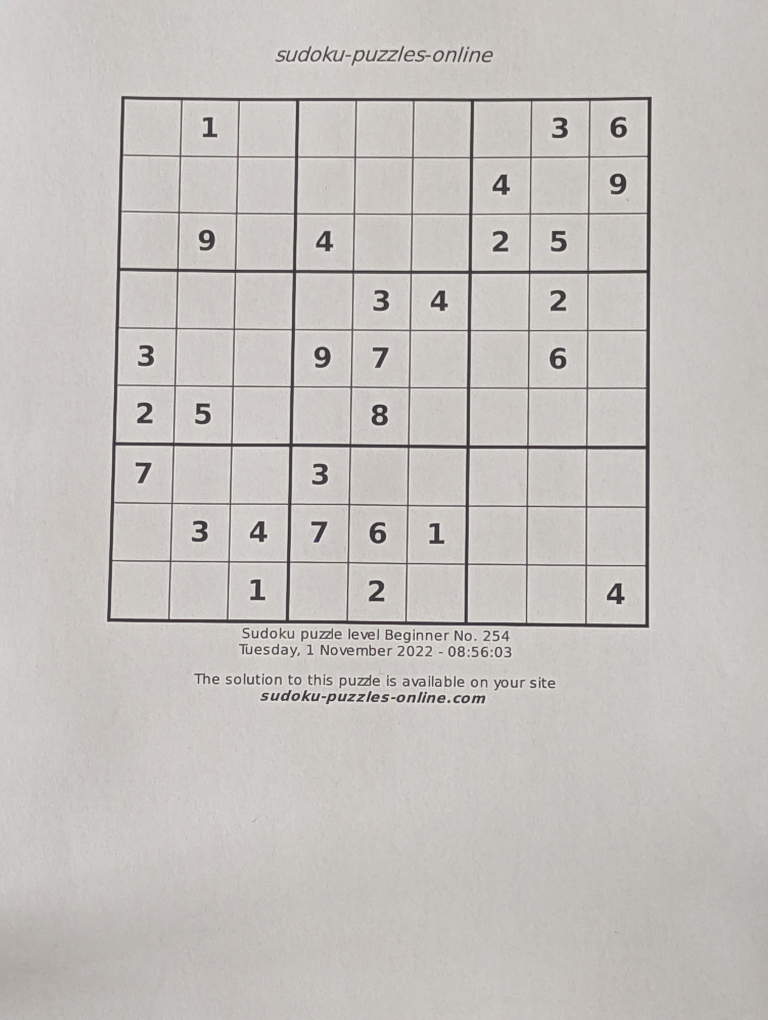
#> input picture Anul III/Semestrul I/CAVA/laborator/Laborator 6/data/train/02.jpg, 3072 x 4080 px (shown at 1/4 size); its folder holds only this picture in this run
$ jupyter execute --allow-errors 'Laborator 6 -Solutie.ipynb'
#> lines starting #> are read from the running program, lines starting #| are printed output that depends on the picture; after the words box and inside, x2 and y2 are one past the last pixel; in counts of white or black regions, pixels touching at a corner belong together
[cell 1]
import cv2 as cv
import numpy as np
import os

[cell 2]
def show_image(title,image):
    image=cv.resize(image,(0,0),fx=0.3,fy=0.3)
    cv.imshow(title,image)
    cv.waitKey(0)
    cv.destroyAllWindows()

[cell 3]
def extrage_careu(image):
    image = cv.cvtColor(image,cv.COLOR_BGR2GRAY)
    image_m_blur = cv.medianBlur(image,3)
    image_g_blur = cv.GaussianBlur(image_m_blur, (0, 0), 5)
    image_sharpened = cv.addWeighted(image_m_blur, 1.2, image_g_blur, -0.8, 0)
    #show_image('image_sharpened',image_sharpened)
    _, thresh = cv.threshold(image_sharpened, 30, 255, cv.THRESH_BINARY)

    kernel = np.ones((3, 3), np.uint8)
    thresh = cv.erode(thresh, kernel)
    #show_image('image_thresholded',thresh)

    edges =  cv.Canny(thresh ,200,400)
    #show_image('edges',edges)
    contours, _ = cv.findContours(edges,  cv.RETR_EXTERNAL, cv.CHAIN_APPROX_SIMPLE)
    max_area = 0

    for i in range(len(contours)):
        if(len(contours[i]) >3):
            possible_top_left = None
            possible_bottom_right = None
            for point in contours[i].squeeze():
                if possible_top_left is None or point[0] + point[1] < possible_top_left[0] + possible_top_left[1]:
                    possible_top_left = point

                if possible_bottom_right is None or point[0] + point[1] > possible_bottom_right[0] + possible_bottom_right[1] :
                    possible_bottom_right = point

            diff = np.diff(contours[i].squeeze(), axis = 1)
            possible_top_right = contours[i].squeeze()[np.argmin(diff)]
            possible_bottom_left = contours[i].squeeze()[np.argmax(diff)]
            if cv.contourArea(np.array([[possible_top_left],[possible_top_right],[possible_bottom_right],[possible_bottom_left]])) > max_area:
                max_area = cv.contourArea(np.array([[possible_top_left],[possible_top_right],[possible_bottom_right],[possible_bottom_left]]))
                top_left = possible_top_left
                bottom_right = possible_bottom_right
                top_right = possible_top_right
                bottom_left = possible_bottom_left

    width = 810
    height = 810

    image_copy = cv.cvtColor(image.copy(),cv.COLOR_GRAY2BGR)
    cv.circle(image_copy,tuple(top_left),20,(0,0,255),-1)
    cv.circle(image_copy,tuple(top_right),20,(0,0,255),-1)
    cv.circle(image_copy,tuple(bottom_left),20,(0,0,255),-1)
    cv.circle(image_copy,tuple(bottom_right),20,(0,0,255),-1)
    #show_image("detected corners",image_copy)

    puzzle = np.array([top_left,top_right,bottom_right,bottom_left], dtype = "float32")
    destination_of_puzzle = np.array([[0,0],[width,0],[width,height],[0,height]], dtype = "float32")

    M = cv.getPerspectiveTransform(puzzle,destination_of_puzzle)

    result = cv.warpPerspective(image, M, (width, height))
    result = cv.cvtColor(result,cv.COLOR_GRAY2BGR)

    return result

[cell 4]
lines_horizontal=[]
for i in range(0,811,90):
    l=[]
    l.append((0,i))
    l.append((809,i))
    lines_horizontal.append(l)

[cell 5]
lines_vertical=[]
for i in range(0,811,90):
    l=[]
    l.append((i,0))
    l.append((i,809))
    lines_vertical.append(l)

[cell 6]
files=os.listdir('data/train')
for file in files:
    if file[-3:]=='jpg':
        img = cv.imread('data/train/'+file)
#> img is the input picture: shape (4080, 3072, 3); mean B, G, R 189.7, 193.3, 197.1
        result=extrage_careu(img)
#> in extrage_careu, `_, thresh = cv.threshold(image_sharpened, 30, 255, cv.THRESH_BINARY)`:
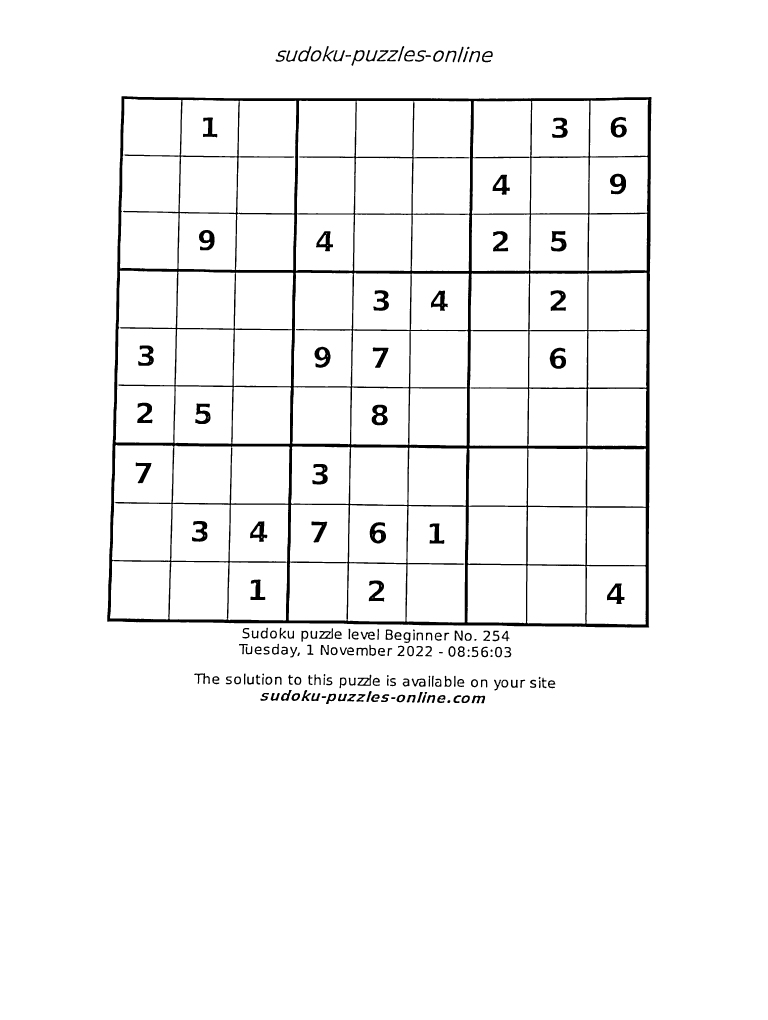
#> thresh: shape (4080, 3072) (shown at 1/4 size); 96.3% white; 183 black regions, largest, box (x1, y1, x2, y2) and area: (429, 385, 2606, 2510) 320425, (1487, 1619, 1551, 1701) 3175, (1479, 2089, 1544, 2174) 3113
#> in extrage_careu, `edges =  cv.Canny(thresh ,200,400)`:
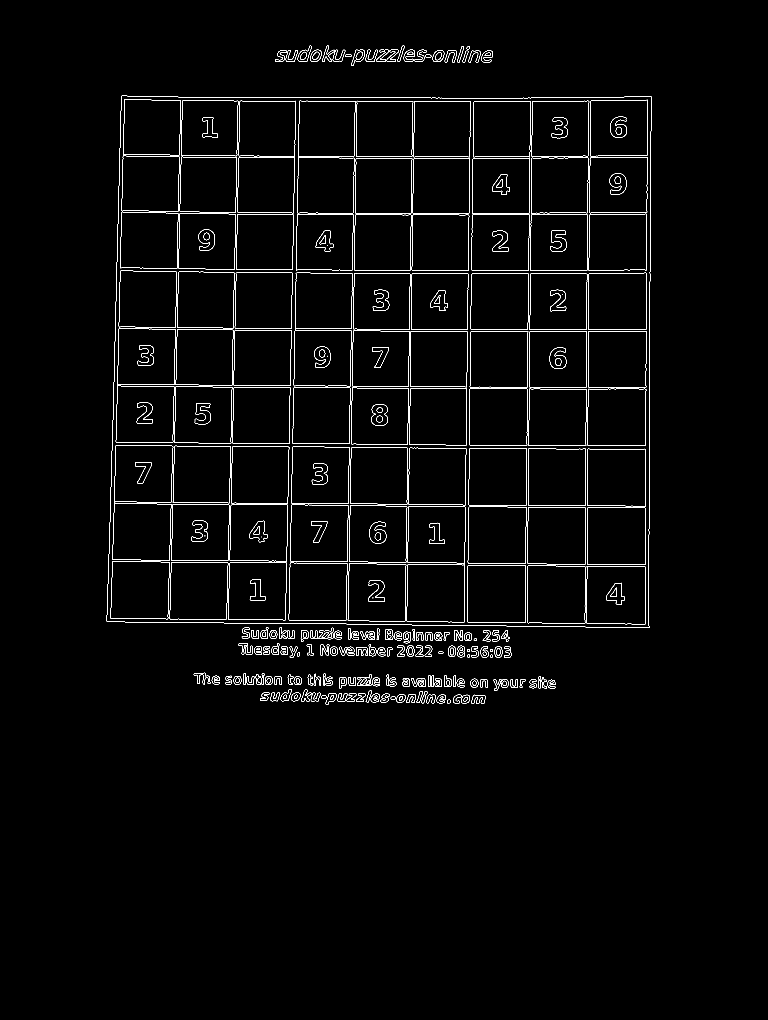
#> edges: shape (4080, 3072) (shown at 1/4 size); 0.95% white in thin lines or dots, all inside (x1, y1, x2, y2) = (427, 182, 2607, 2817)
#> in extrage_careu, `contours, _ = cv.findContours(edges,  cv.RETR_EXTERNAL, cv.CHAIN_APPRO..`: contours = 163 contours, 13 with area under 20; largest, box (x1, y1, x2, y2) and area: (427, 383, 2607, 2511) 4514904, (1404, 199, 1459, 264) 1883, (1191, 183, 1246, 248) 1875, (1428, 2697, 1486, 2744) 1766, (1731, 200, 1777, 248) 1654
#> the loop in extrage_careu, `for i in range(len(contours)):` made 163 passes
#> (max_area, top_left, bottom_right, top_right, bottom_left) on passes 1, 2, 5, 6, 42, 67: (120, [1791, 2800], [1800, 2811], [1801, 2800], [1789, 2812]), (136, [1564, 2788], [1580, 2796], [1582, 2788], [1564, 2796]), (144, [1286, 2784], [1303, 2792], [1305, 2784], [1286, 2792]), (1487.5, [1896, 2780], [1936, 2813], [1940, 2783], [1885, 2812]), (1534.5, [1647, 2713], [1702, 2746], [1699, 2715], [1656, 2745]), (2090, [1430, 2710], [1483, 2743], [1485, 2698], [1429, 2742])
#> after the loop in extrage_careu, `for i in range(len(contours)):`: bottom_left = [428, 2487]; bottom_right = [2597, 2510]; max_area = 4532814; top_left = [485, 384]; top_right = [2606, 387]
#> in extrage_careu, `puzzle = np.array([top_left,top_right,bottom_right,bottom_left], dtype..`: puzzle = [[485, 384], [2606, 387], [2597, 2510], [428, 2487]]
#> in extrage_careu, `M = cv.getPerspectiveTransform(puzzle,destination_of_puzzle)`: M = [[0.388, 0.0105, -192.1], [-0.000561, 0.396, -151.9], [4.38e-06, 1.1e-05, 1]]
        for line in  lines_vertical :
            cv.line(result, line[0], line[1], (0, 255, 0), 5)
#> result: shape (810, 810, 3); mean B, G, R 178.8, 198.6, 178.8
        for line in  lines_horizontal :
            cv.line(result, line[0], line[1], (0, 0, 255), 5)
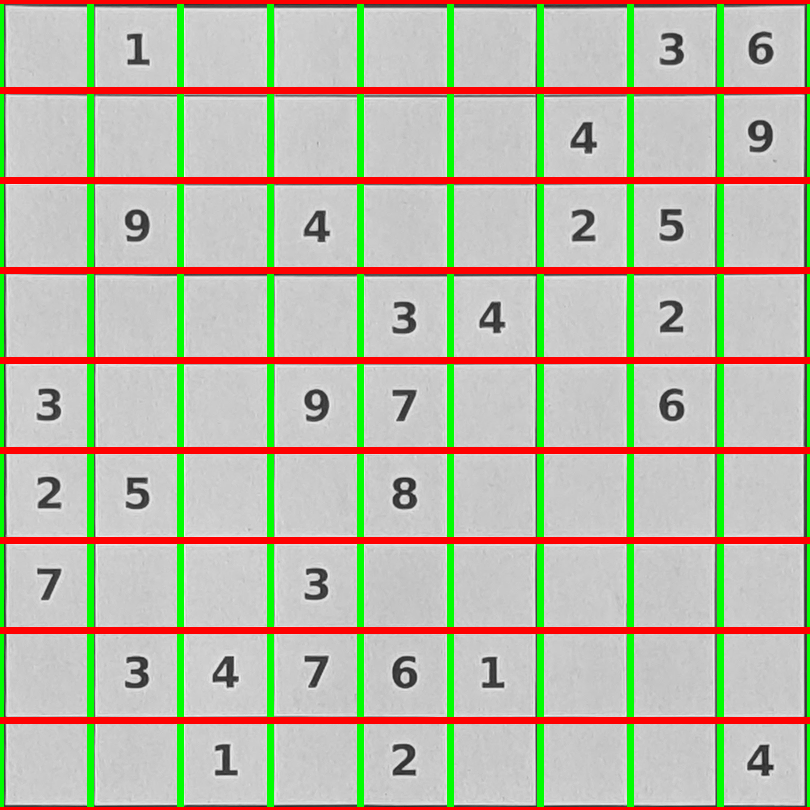
#> result: shape (810, 810, 3); mean B, G, R 167.4, 185.7, 187.2
        show_image('img',result)

[cell 7]
def determina_configuratie_careu_ox(thresh,lines_horizontal,lines_vertical):
    matrix = np.empty((9,9), dtype='str')
    for i in range(len(lines_horizontal)-1):
        for j in range(len(lines_vertical)-1):
            y_min = lines_vertical[j][0][0] + 20
            y_max = lines_vertical[j + 1][1][0] - 20
            x_min = lines_horizontal[i][0][1] + 20
            x_max = lines_horizontal[i + 1][1][1] - 20
            patch = thresh[x_min:x_max, y_min:y_max].copy()
            Medie_patch=np.mean(patch)
            if Medie_patch>0:
                matrix[i][j]='x'
            else:
                matrix[i][j]='o'
    return matrix

[cell 8]
def vizualizare_configuratie(result,matrix,lines_horizontal,lines_vertical):
    for i in range(len(lines_horizontal) - 1):
        for j in range(len(lines_vertical) - 1):
            y_min = lines_vertical[j][0][0]
            y_max = lines_vertical[j + 1][1][0]
            x_min = lines_horizontal[i][0][1]
            x_max = lines_horizontal[i + 1][1][1]
            if matrix[i][j] == 'x':
                cv.rectangle(result, (y_min, x_min), (y_max, x_max), color=(255, 0, 0), thickness=5)

[cell 9]
files=os.listdir('data/train')
for file in files:
    if file[-3:]=='jpg':
        img = cv.imread('data/train/'+file)
        result=extrage_careu(img)
#> the loop in extrage_careu (call 2), `for i in range(len(contours)):` made 163 passes
        _, thresh = cv.threshold(result, 100, 255, cv.THRESH_BINARY_INV)
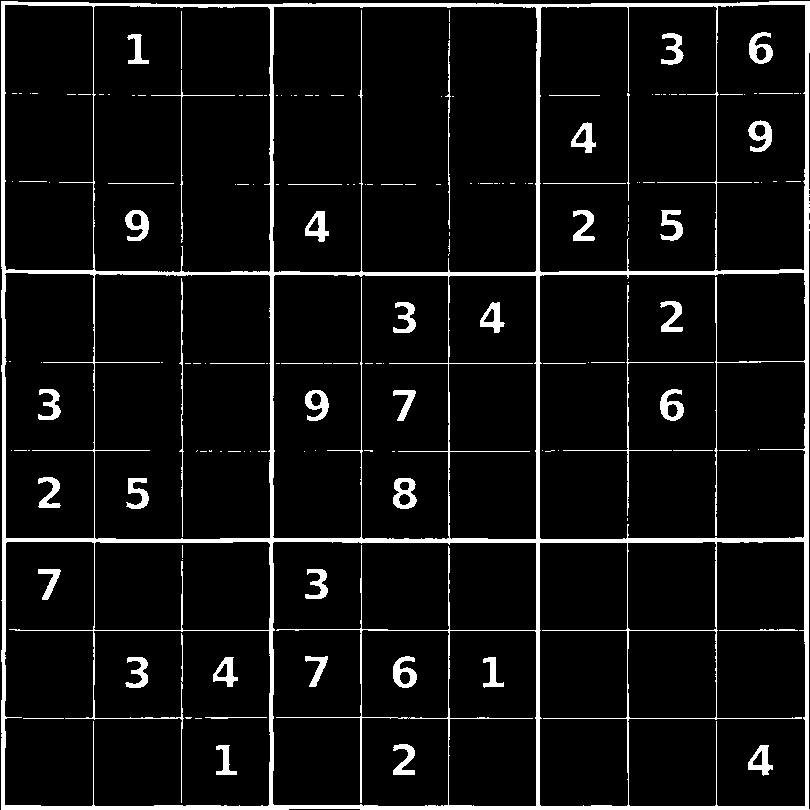
#> thresh: shape (810, 810, 3); 7.1% white; 163 white regions (109 under 20 px), largest, box (x1, y1, x2, y2) and area: (1, 1, 810, 810) 33200, (563, 285, 714, 516) 543, (393, 478, 417, 509) 443
        matrice=determina_configuratie_careu_ox(thresh,lines_horizontal,lines_vertical)
        vizualizare_configuratie(result,matrice,lines_horizontal,lines_vertical)
#> after the loop in vizualizare_configuratie, `for i in range(len(lines_horizontal) - 1):`:
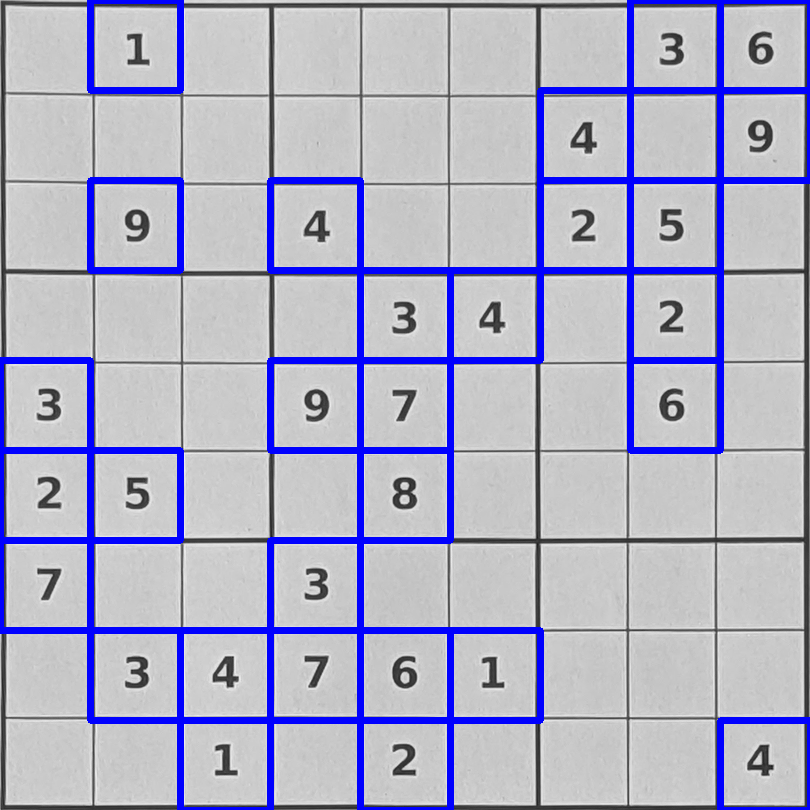
#> result: shape (810, 810, 3); mean B, G, R 198.7, 177.3, 177.3
        show_image('img',result)
#> call 2 of show_image, with title = 'img'
#> in show_image (call 2), `image=cv.resize(image,(0,0),fx=0.3,fy=0.3)`:
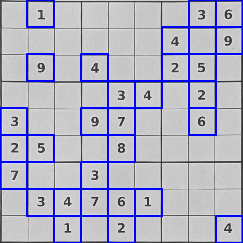
#> image: shape (243, 243, 3); mean of channels 0, 1, 2 198.2, 177.7, 177.7; drawn as B, G, R

[cell 10]
def clasifica_cifra(patch):
        maxi=-np.inf
        poz=-1
        for j in range(1,10):
            img_template=cv.imread('templates/'+str(j)+'.jpg')
            img_template= cv.cvtColor(img_template,cv.COLOR_BGR2GRAY)
            corr = cv.matchTemplate(patch,img_template,  cv.TM_CCOEFF_NORMED)
            corr=np.max(corr)
            if corr>maxi:
                maxi=corr
                poz=j
        return poz

[cell 11]
def determina_configuratie_careu_ocifre(img,thresh,lines_horizontal,lines_vertical):
    matrix = np.empty((9,9), dtype='str')
    for i in range(len(lines_horizontal)-1):
        for j in range(len(lines_vertical)-1):
            y_min = lines_vertical[j][0][0] + 15
            y_max = lines_vertical[j + 1][1][0] - 15
            x_min = lines_horizontal[i][0][1] + 15
            x_max = lines_horizontal[i + 1][1][1] - 15
            patch = thresh[x_min:x_max, y_min:y_max].copy()
            patch_orig=img[x_min:x_max, y_min:y_max].copy()
            patch_orig= cv.cvtColor(patch_orig,cv.COLOR_BGR2GRAY)
            Medie_patch=np.mean(patch)
            if Medie_patch>0:
                matrix[i][j]=clasifica_cifra(patch_orig)
            else:
                matrix[i][j]='o'
    return matrix

[cell 12]
files=os.listdir('data/train')
#> (the rest of this cell did not finish here and is left out)

        _, thresh = cv.threshold(result, 100, 255, cv.THRESH_BINARY_INV)
        matrice=determina_configuratie_careu_ocifre(result,thresh,lines_horizontal,lines_vertical)
#> in determina_configuratie_careu_ocifre, `patch_orig=img[x_min:x_max, y_min:y_max].copy()`:
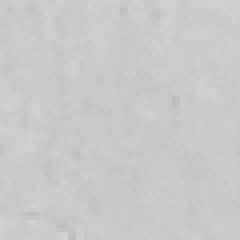
#> patch_orig: shape (60, 60, 3) (shown 4 times larger); min 187, max 211, mean 201.7

$ run again, on Anul III/Semestrul I/CAVA/laborator/Laborator 6/data/train/13.jpg
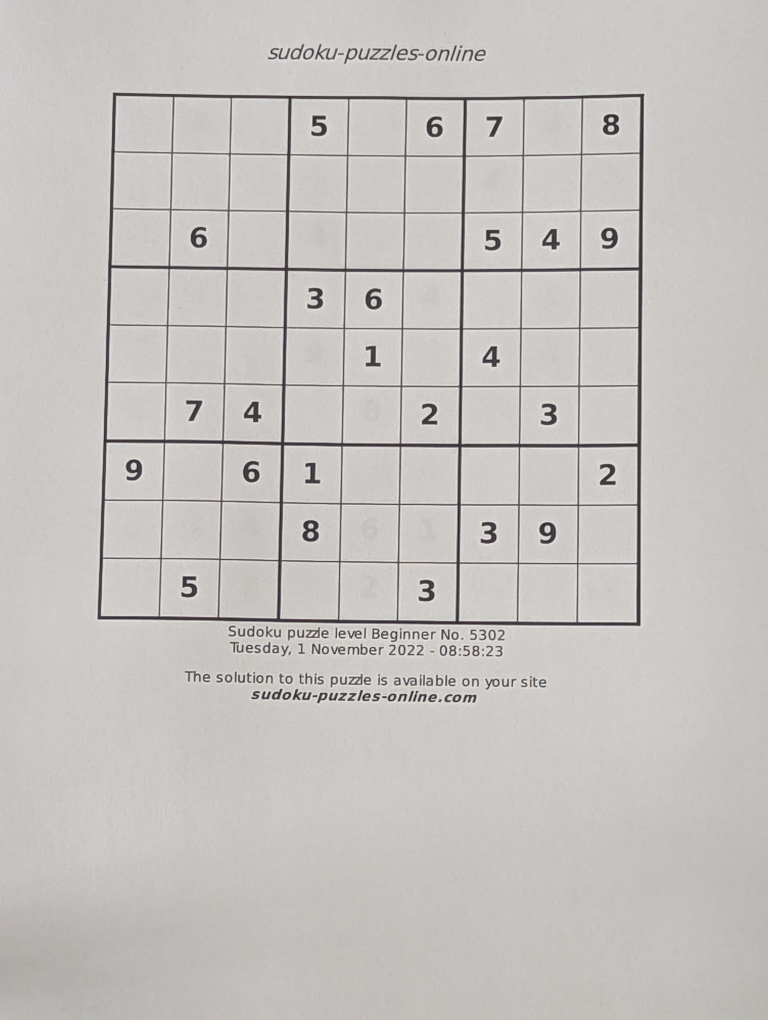
#> input picture Anul III/Semestrul I/CAVA/laborator/Laborator 6/data/train/13.jpg, 3072 x 4080 px (shown at 1/4 size)
#> img is the input picture: shape (4080, 3072, 3); mean B, G, R 191.1, 194, 197.6
#> in extrage_careu, `_, thresh = cv.threshold(image_sharpened, 30, 255, cv.THRESH_BINARY)`:
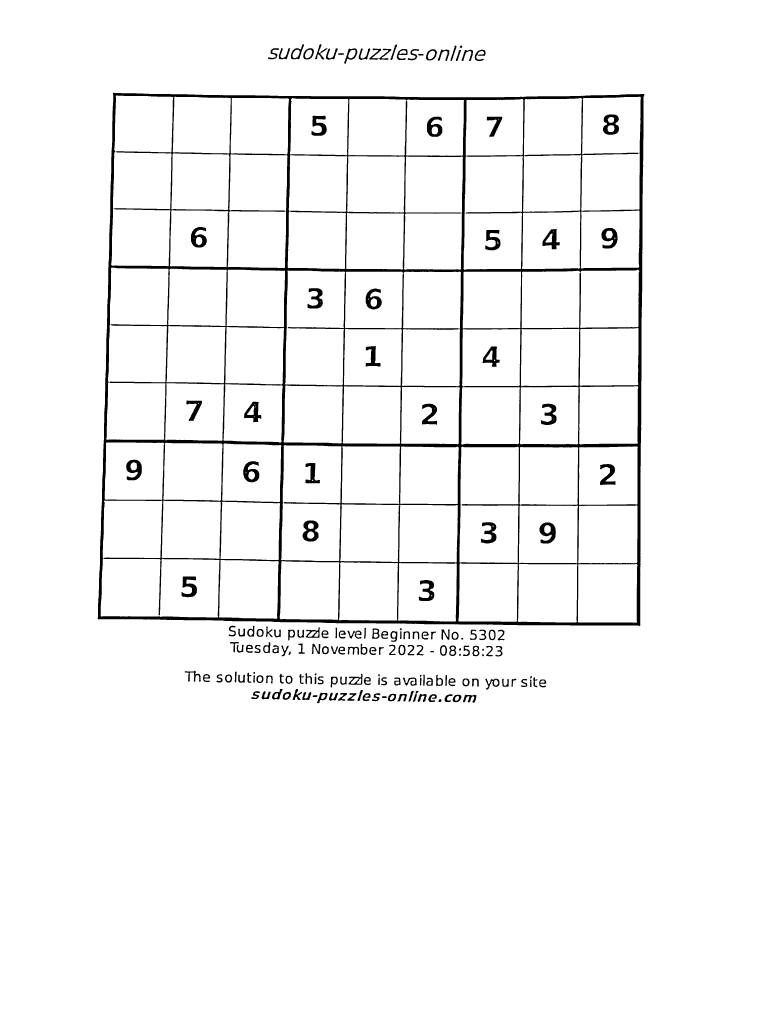
#> thresh: shape (4080, 3072) (shown at 1/4 size); 96.4% white; 178 black regions, largest, box (x1, y1, x2, y2) and area: (391, 371, 2578, 2505) 318969, (1210, 2082, 1274, 2166) 3255, (2412, 458, 2476, 539) 3118
#> edges: shape (4080, 3072); 0.94% white in thin lines or dots, all inside (x1, y1, x2, y2) = (389, 175, 2579, 2814)
#> contours = 155 contours, 8 with area under 20; largest, box (x1, y1, x2, y2) and area: (389, 369, 2579, 2506) 4527879, (1258, 175, 1352, 240) 2152, (1475, 192, 1566, 240) 1924, (1375, 191, 1430, 256) 1906, (1161, 175, 1217, 238) 1875
#> the loop in extrage_careu, `for i in range(len(contours)):` made 155 passes
#> (max_area, top_left, bottom_right, top_right, bottom_left) on passes 1, 2, 3, 4, 33, 64: (124, [1756, 2796], [1764, 2808], [1767, 2798], [1753, 2808]), (146.5, [1528, 2784], [1547, 2792], [1547, 2785], [1527, 2792]), (151, [1250, 2781], [1268, 2788], [1270, 2780], [1250, 2789]), (1432.5, [1859, 2779], [1899, 2810], [1906, 2780], [1851, 2809]), (1868, [1941, 2714], [1993, 2746], [1997, 2719], [1942, 2757]), (2094.5, [1394, 2706], [1449, 2738], [1450, 2695], [1393, 2738])
#> after the loop in extrage_careu, `for i in range(len(contours)):`: bottom_left = [390, 2477]; bottom_right = [2561, 2505]; max_area = 4552245; top_left = [451, 370]; top_right = [2578, 376]
#> puzzle = [[451, 370], [2578, 376], [2561, 2505], [390, 2477]]
#> M = [[0.387, 0.0112, -178.6], [-0.00111, 0.395, -145.5], [4.78e-06, 1.01e-05, 1]]
#> the loop in extrage_careu (call 2), `for i in range(len(contours)):` made 155 passes
#> in show_image (call 2), `image=cv.resize(image,(0,0),fx=0.3,fy=0.3)`:
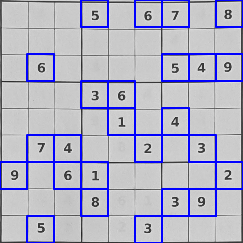
#> image: shape (243, 243, 3); mean of channels 0, 1, 2 199.1, 179.6, 179.6; drawn as B, G, R
